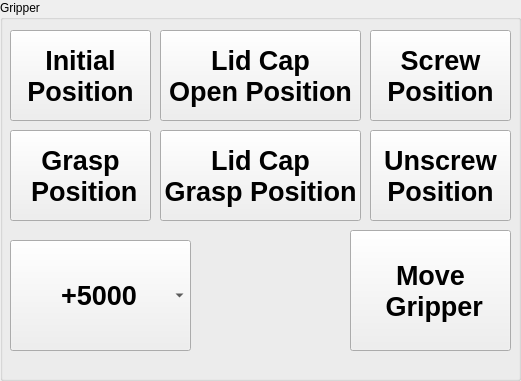
   <widget class="QGroupBox" name="groupBox">
    <property name="geometry">
     <rect>
      <x>900</x>
      <y>10</y>
      <width>521</width>
      <height>381</height>
     </rect>
    </property>
    <property name="title">
     <string>Gripper</string>
    </property>
    <widget class="QPushButton" name="pushButton_KorasGripperChemicalGripperOpen">
     <property name="geometry">
      <rect>
       <x>160</x>
       <y>30</y>
       <width>201</width>
       <height>91</height>
      </rect>
     </property>
     <property name="sizePolicy">
      <sizepolicy hsizetype="Minimum" vsizetype="Minimum">
       <horstretch>0</horstretch>
       <verstretch>0</verstretch>
      </sizepolicy>
     </property>
     <property name="font">
      <font>
       <pointsize>20</pointsize>
       <weight>75</weight>
       <bold>true</bold>
      </font>
     </property>
     <property name="text">
      <string>Lid Cap
Open Position</string>
     </property>
     <property name="checkable">
      <bool>false</bool>
     </property>
     <property name="checked">
      <bool>false</bool>
     </property>
    </widget>
    <widget class="QPushButton" name="pushButton_KorasGripperChemicalGripperClose">
     <property name="geometry">
      <rect>
       <x>160</x>
       <y>130</y>
       <width>201</width>
       <height>91</height>
      </rect>
     </property>
     <property name="sizePolicy">
      <sizepolicy hsizetype="Minimum" vsizetype="Minimum">
       <horstretch>0</horstretch>
       <verstretch>0</verstretch>
      </sizepolicy>
     </property>
     <property name="font">
      <font>
       <pointsize>20</pointsize>
       <weight>75</weight>
       <bold>true</bold>
      </font>
     </property>
     <property name="text">
      <string>Lid Cap
Grasp Position</string>
     </property>
     <property name="checkable">
      <bool>false</bool>
     </property>
     <property name="checked">
      <bool>false</bool>
     </property>
    </widget>
    <widget class="QPushButton" name="pushButton_KorasGripperChemicalGripperGraspingPose">
     <property name="geometry">
      <rect>
       <x>10</x>
       <y>130</y>
       <width>141</width>
       <height>91</height>
      </rect>
     </property>
     <property name="sizePolicy">
      <sizepolicy hsizetype="Minimum" vsizetype="Minimum">
       <horstretch>0</horstretch>
       <verstretch>0</verstretch>
      </sizepolicy>
     </property>
     <property name="font">
      <font>
       <pointsize>20</pointsize>
       <weight>75</weight>
       <bold>true</bold>
      </font>
     </property>
     <property name="text">
      <string>Grasp
 Position</string>
     </property>
     <property name="checkable">
      <bool>false</bool>
     </property>
     <property name="checked">
      <bool>false</bool>
     </property>
    </widget>
    <widget class="QPushButton" name="pushButton_KorasGripperChemicalGripperUnscrewingPose">
     <property name="geometry">
      <rect>
       <x>370</x>
       <y>130</y>
       <width>141</width>
       <height>91</height>
      </rect>
     </property>
     <property name="sizePolicy">
      <sizepolicy hsizetype="Minimum" vsizetype="Minimum">
       <horstretch>0</horstretch>
       <verstretch>0</verstretch>
      </sizepolicy>
     </property>
     <property name="font">
      <font>
       <pointsize>20</pointsize>
       <weight>75</weight>
       <bold>true</bold>
      </font>
     </property>
     <property name="text">
      <string>Unscrew
Position</string>
     </property>
     <property name="checkable">
      <bool>false</bool>
     </property>
     <property name="checked">
      <bool>false</bool>
     </property>
    </widget>
    <widget class="QPushButton" name="pushButton_KorasGripperChemicalGripperScrewingPose">
     <property name="geometry">
      <rect>
       <x>370</x>
       <y>30</y>
       <width>141</width>
       <height>91</height>
      </rect>
     </property>
     <property name="sizePolicy">
      <sizepolicy hsizetype="Minimum" vsizetype="Minimum">
       <horstretch>0</horstretch>
       <verstretch>0</verstretch>
      </sizepolicy>
     </property>
     <property name="font">
      <font>
       <pointsize>20</pointsize>
       <weight>75</weight>
       <bold>true</bold>
      </font>
     </property>
     <property name="text">
      <string>Screw 
Position</string>
     </property>
     <property name="checkable">
      <bool>false</bool>
     </property>
     <property name="checked">
      <bool>false</bool>
     </property>
    </widget>
    <widget class="QPushButton" name="pushButton_KorasGripperChemicalGripperInitialize">
     <property name="geometry">
      <rect>
       <x>10</x>
       <y>30</y>
       <width>141</width>
       <height>91</height>
      </rect>
     </property>
     <property name="sizePolicy">
      <sizepolicy hsizetype="Minimum" vsizetype="Minimum">
       <horstretch>0</horstretch>
       <verstretch>0</verstretch>
      </sizepolicy>
     </property>
     <property name="font">
      <font>
       <pointsize>20</pointsize>
       <weight>75</weight>
       <bold>true</bold>
      </font>
     </property>
     <property name="text">
      <string>Initial 
Position</string>
     </property>
     <property name="checkable">
      <bool>false</bool>
     </property>
     <property name="checked">
      <bool>false</bool>
     </property>
    </widget>
    <widget class="QComboBox" name="comboBox_KorasGripperChemicalGripper">
     <property name="geometry">
      <rect>
       <x>10</x>
       <y>240</y>
       <width>181</width>
       <height>111</height>
      </rect>
     </property>
     <property name="font">
      <font>
       <pointsize>20</pointsize>
       <weight>75</weight>
       <bold>true</bold>
      </font>
     </property>
     <property name="styleSheet">
      <string notr="true">QComboBox { padding-left: 50px; } QComboBox QAbstractItemView { padding-left: 0px; }</string>
     </property>
     <item>
      <property name="text">
       <string>+5000</string>
      </property>
     </item>
     <item>
      <property name="text">
       <string>+4000</string>
      </property>
     </item>
     <item>
      <property name="text">
       <string>+3000</string>
      </property>
     </item>
     <item>
      <property name="text">
       <string>+2000</string>
      </property>
     </item>
     <item>
      <property name="text">
       <string>+1000</string>
      </property>
     </item>
     <item>
      <property name="text">
       <string>-1000</string>
      </property>
     </item>
     <item>
      <property name="text">
       <string>-2000</string>
      </property>
     </item>
     <item>
      <property name="text">
       <string>-3000</string>
      </property>
     </item>
     <item>
      <property name="text">
       <string>-4000</string>
      </property>
     </item>
     <item>
      <property name="text">
       <string>-5000</string>
      </property>
     </item>
    </widget>
    <widget class="QPushButton" name="pushButton_KorasGripperChemicalGripper">
     <property name="geometry">
      <rect>
       <x>350</x>
       <y>230</y>
       <width>161</width>
       <height>121</height>
      </rect>
     </property>
     <property name="font">
      <font>
       <pointsize>20</pointsize>
       <weight>75</weight>
       <bold>true</bold>
      </font>
     </property>
     <property name="text">
      <string>Move 
 Gripper</string>
     </property>
    </widget>
   </widget>
